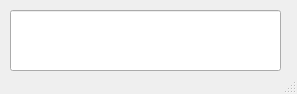
<?xml version="1.0" encoding="UTF-8"?>
<ui version="4.0">
 <class>window</class>
 <widget class="QMainWindow" name="window">
  <property name="geometry">
   <rect>
    <x>0</x>
    <y>0</y>
    <width>297</width>
    <height>94</height>
   </rect>
  </property>
  <property name="windowTitle">
   <string>Clock</string>
  </property>
  <property name="unifiedTitleAndToolBarOnMac">
   <bool>false</bool>
  </property>
  <widget class="QWidget" name="centralwidget">
   <widget class="QLineEdit" name="lineEdit">
    <property name="geometry">
     <rect>
      <x>10</x>
      <y>10</y>
      <width>271</width>
      <height>61</height>
     </rect>
    </property>
    <property name="font">
     <font>
      <family>MV Boli</family>
      <pointsize>20</pointsize>
     </font>
    </property>
    <property name="readOnly">
     <bool>true</bool>
    </property>
   </widget>
  </widget>
  <widget class="QStatusBar" name="statusbar"/>
 </widget>
 <resources/>
 <connections/>
</ui>
